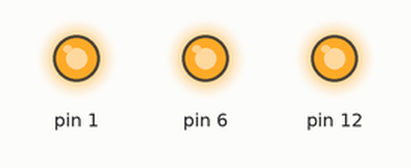
Bench run of a sketch on a simulated Arduino Uno, built with avr-gcc and run on an emulated ATmega328P. Shown: output pins drawn as LEDs (lit = HIGH).

Above: at 2.5 s.
At 7.5 s:
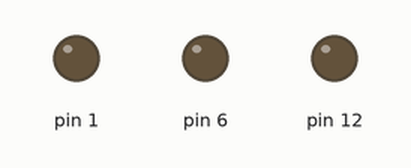
Timing chart, 0 to 13.0 s (numbered marks = the images above):
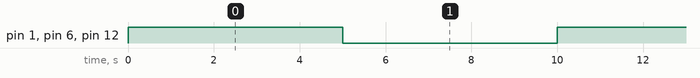

The sketch:

Fan_Test1.ino
```cpp
void setup() {
  pinMode(12, OUTPUT);
}

void loop() {
  analogWrite(PB1, 255);
  analogWrite(PD6, 255);
  digitalWrite(12, HIGH);
  delay(5000);
  analogWrite(PD6, 0);
  analogWrite(PB1, 0);
  digitalWrite(12, LOW);
  delay(5000);


}
```

Measured:
- by itself, pin 1, pin 6, pin 12: alternates HIGH for 5.0 s and LOW for 5.0 s
